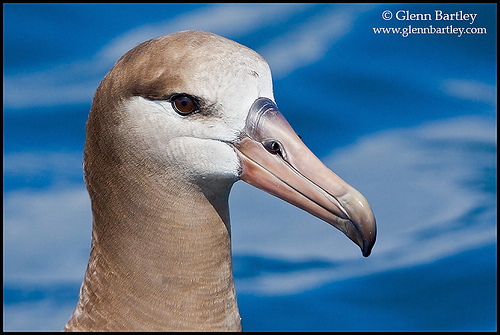
#> input picture images/001.Black_footed_Albatross/Black_Footed_Albatross_0046_18.jpg, 500 x 335 px; its folder holds 4 pictures in this run
$ python data.py
#> lines starting #> are read from the running program, lines starting #| are printed output that depends on the picture
import pickle
import re

# from skimage import io, transform
from PIL import Image
from tqdm import tqdm
import numpy as np
import pandas as pd
from nltk.corpus import stopwords
from nltk.stem import WordNetLemmatizer

DATA_PATH = 'D:/dev/python/pixir/'


# [140 lines left out: functions load_data, text_preprocessing, bert_encode, not called in this run]


if __name__ == '__main__':
    image = Image.open('../images/001.Black_footed_Albatross/Black_Footed_Albatross_0046_18.jpg', mode='r')
#> image is the input picture: PIL image 500x335 RGB; mean R, G, B 81.5, 116.1, 146
    print(np.array(image, dtype=np.uint16))
#> (printed output is left out)
    print(np.array(image).shape)
#| (335, 500, 3)
    image = image.resize((64, 64))
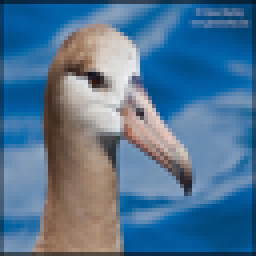
#> image: PIL image 64x64 RGB (shown 4 times larger); mean R, G, B 81.7, 116.6, 146.7
    print(np.array(image))
#> (printed output is left out)
    print(np.array(image).shape)
#| (64, 64, 3)
    # [16 lines of commented-out code are left out]
